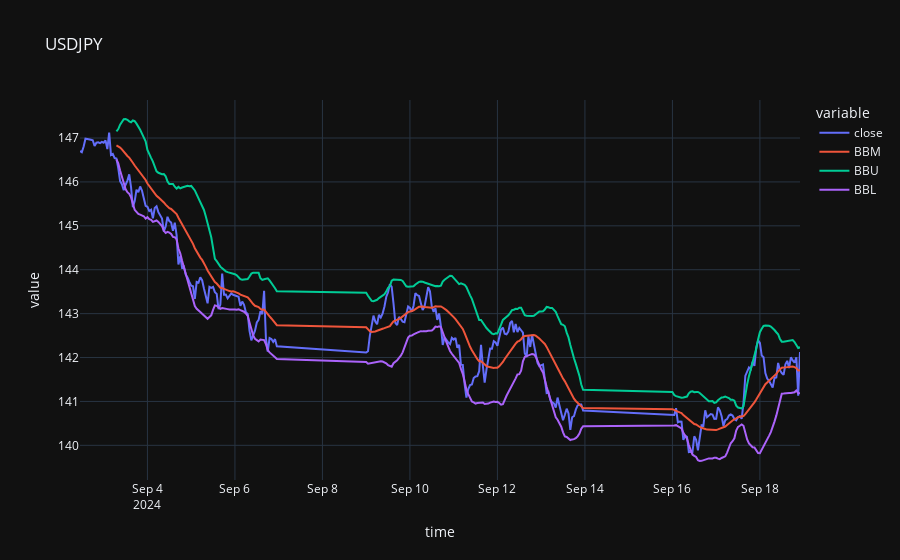
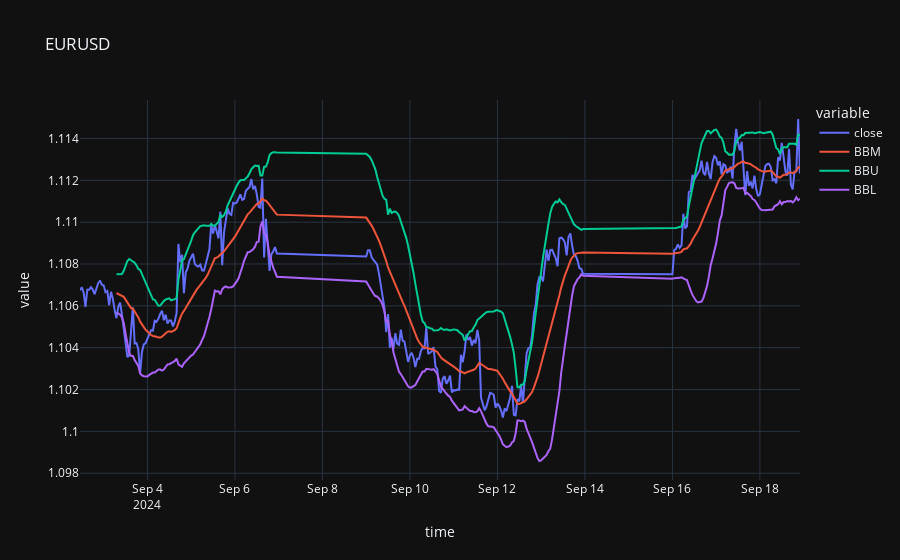
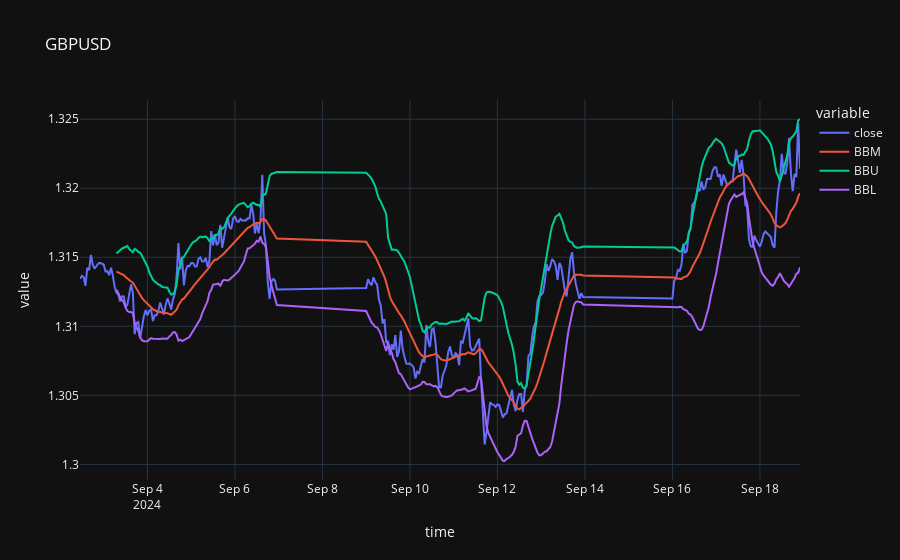
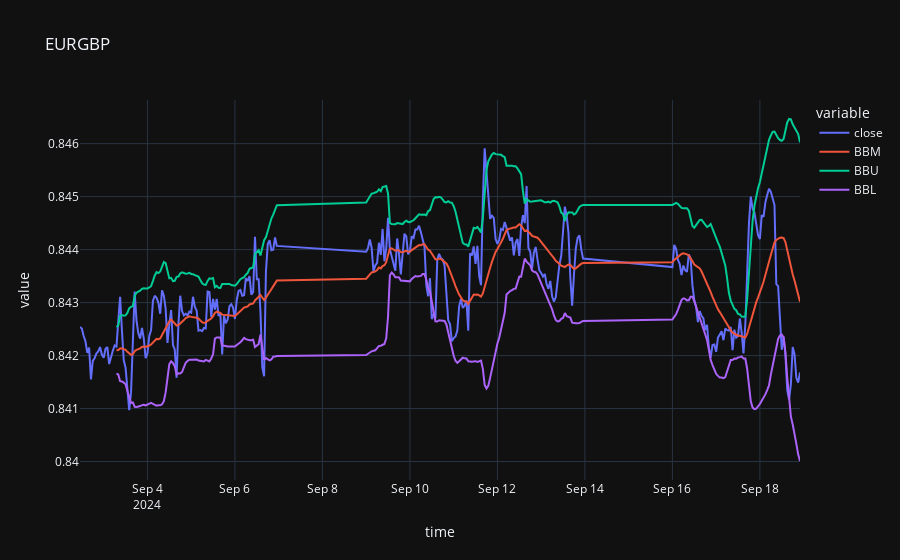

Notebook code cell kept with these figures, in order:
### Code cell
for symbol, df in mtd.data.items():
    plot_plotly(df, symbol, ['close', 'BBM', 'BBU', 'BBL'])

### Figure 1 — Plotly figure (JSON) as saved in the notebook; plotly's stock layout.template omitted (floating-point values rounded to 4 significant figures; data arrays with more than 128 entries replaced by an {"elided": "..."} marker saying what was removed)
{"data": [{"hovertemplate": "variable=close<br>time=%{x}<br>value=%{y}<extra></extra>", "legendgroup": "close", "line": {"color": "#636efa", "dash": "solid"}, "marker": {"symbol": "circle"}, "mode": "lines", "name": "close", "orientation": "v", "showlegend": true, "type": "scatter", "x": {"elided": "300 str values"}, "xaxis": "x", "y": {"elided": "300 float values"}, "yaxis": "y"}, {"hovertemplate": "variable=BBM<br>time=%{x}<br>value=%{y}<extra></extra>", "legendgroup": "BBM", "line": {"color": "#EF553B", "dash": "solid"}, "marker": {"symbol": "circle"}, "mode": "lines", "name": "BBM", "orientation": "v", "showlegend": true, "type": "scatter", "x": {"elided": "300 str values"}, "xaxis": "x", "y": {"elided": "300 float values"}, "yaxis": "y"}, {"hovertemplate": "variable=BBU<br>time=%{x}<br>value=%{y}<extra></extra>", "legendgroup": "BBU", "line": {"color": "#00cc96", "dash": "solid"}, "marker": {"symbol": "circle"}, "mode": "lines", "name": "BBU", "orientation": "v", "showlegend": true, "type": "scatter", "x": {"elided": "300 str values"}, "xaxis": "x", "y": {"elided": "300 float values"}, "yaxis": "y"}, {"hovertemplate": "variable=BBL<br>time=%{x}<br>value=%{y}<extra></extra>", "legendgroup": "BBL", "line": {"color": "#ab63fa", "dash": "solid"}, "marker": {"symbol": "circle"}, "mode": "lines", "name": "BBL", "orientation": "v", "showlegend": true, "type": "scatter", "x": {"elided": "300 str values"}, "xaxis": "x", "y": {"elided": "300 float values"}, "yaxis": "y"}], "layout": {"legend": {"title": {"text": "variable"}, "tracegroupgap": 0}, "title": {"text": "USDJPY"}, "xaxis": {"anchor": "y", "domain": [0, 1], "title": {"text": "time"}}, "yaxis": {"anchor": "x", "domain": [0, 1], "title": {"text": "value"}}}}

### Figure 2 — Plotly figure (JSON) as saved in the notebook; plotly's stock layout.template omitted (floating-point values rounded to 4 significant figures; data arrays with more than 128 entries replaced by an {"elided": "..."} marker saying what was removed)
{"data": [{"hovertemplate": "variable=close<br>time=%{x}<br>value=%{y}<extra></extra>", "legendgroup": "close", "line": {"color": "#636efa", "dash": "solid"}, "marker": {"symbol": "circle"}, "mode": "lines", "name": "close", "orientation": "v", "showlegend": true, "type": "scatter", "x": {"elided": "300 str values"}, "xaxis": "x", "y": {"elided": "300 float values"}, "yaxis": "y"}, {"hovertemplate": "variable=BBM<br>time=%{x}<br>value=%{y}<extra></extra>", "legendgroup": "BBM", "line": {"color": "#EF553B", "dash": "solid"}, "marker": {"symbol": "circle"}, "mode": "lines", "name": "BBM", "orientation": "v", "showlegend": true, "type": "scatter", "x": {"elided": "300 str values"}, "xaxis": "x", "y": {"elided": "300 float values"}, "yaxis": "y"}, {"hovertemplate": "variable=BBU<br>time=%{x}<br>value=%{y}<extra></extra>", "legendgroup": "BBU", "line": {"color": "#00cc96", "dash": "solid"}, "marker": {"symbol": "circle"}, "mode": "lines", "name": "BBU", "orientation": "v", "showlegend": true, "type": "scatter", "x": {"elided": "300 str values"}, "xaxis": "x", "y": {"elided": "300 float values"}, "yaxis": "y"}, {"hovertemplate": "variable=BBL<br>time=%{x}<br>value=%{y}<extra></extra>", "legendgroup": "BBL", "line": {"color": "#ab63fa", "dash": "solid"}, "marker": {"symbol": "circle"}, "mode": "lines", "name": "BBL", "orientation": "v", "showlegend": true, "type": "scatter", "x": {"elided": "300 str values"}, "xaxis": "x", "y": {"elided": "300 float values"}, "yaxis": "y"}], "layout": {"legend": {"title": {"text": "variable"}, "tracegroupgap": 0}, "title": {"text": "EURUSD"}, "xaxis": {"anchor": "y", "domain": [0, 1], "title": {"text": "time"}}, "yaxis": {"anchor": "x", "domain": [0, 1], "title": {"text": "value"}}}}

### Figure 3 — Plotly figure (JSON) as saved in the notebook; plotly's stock layout.template omitted (floating-point values rounded to 4 significant figures; data arrays with more than 128 entries replaced by an {"elided": "..."} marker saying what was removed)
{"data": [{"hovertemplate": "variable=close<br>time=%{x}<br>value=%{y}<extra></extra>", "legendgroup": "close", "line": {"color": "#636efa", "dash": "solid"}, "marker": {"symbol": "circle"}, "mode": "lines", "name": "close", "orientation": "v", "showlegend": true, "type": "scatter", "x": {"elided": "300 str values"}, "xaxis": "x", "y": {"elided": "300 float values"}, "yaxis": "y"}, {"hovertemplate": "variable=BBM<br>time=%{x}<br>value=%{y}<extra></extra>", "legendgroup": "BBM", "line": {"color": "#EF553B", "dash": "solid"}, "marker": {"symbol": "circle"}, "mode": "lines", "name": "BBM", "orientation": "v", "showlegend": true, "type": "scatter", "x": {"elided": "300 str values"}, "xaxis": "x", "y": {"elided": "300 float values"}, "yaxis": "y"}, {"hovertemplate": "variable=BBU<br>time=%{x}<br>value=%{y}<extra></extra>", "legendgroup": "BBU", "line": {"color": "#00cc96", "dash": "solid"}, "marker": {"symbol": "circle"}, "mode": "lines", "name": "BBU", "orientation": "v", "showlegend": true, "type": "scatter", "x": {"elided": "300 str values"}, "xaxis": "x", "y": {"elided": "300 float values"}, "yaxis": "y"}, {"hovertemplate": "variable=BBL<br>time=%{x}<br>value=%{y}<extra></extra>", "legendgroup": "BBL", "line": {"color": "#ab63fa", "dash": "solid"}, "marker": {"symbol": "circle"}, "mode": "lines", "name": "BBL", "orientation": "v", "showlegend": true, "type": "scatter", "x": {"elided": "300 str values"}, "xaxis": "x", "y": {"elided": "300 float values"}, "yaxis": "y"}], "layout": {"legend": {"title": {"text": "variable"}, "tracegroupgap": 0}, "title": {"text": "GBPUSD"}, "xaxis": {"anchor": "y", "domain": [0, 1], "title": {"text": "time"}}, "yaxis": {"anchor": "x", "domain": [0, 1], "title": {"text": "value"}}}}

### Figure 4 — Plotly figure (JSON) as saved in the notebook; plotly's stock layout.template omitted (floating-point values rounded to 4 significant figures; data arrays with more than 128 entries replaced by an {"elided": "..."} marker saying what was removed)
{"data": [{"hovertemplate": "variable=close<br>time=%{x}<br>value=%{y}<extra></extra>", "legendgroup": "close", "line": {"color": "#636efa", "dash": "solid"}, "marker": {"symbol": "circle"}, "mode": "lines", "name": "close", "orientation": "v", "showlegend": true, "type": "scatter", "x": {"elided": "300 str values"}, "xaxis": "x", "y": {"elided": "300 float values"}, "yaxis": "y"}, {"hovertemplate": "variable=BBM<br>time=%{x}<br>value=%{y}<extra></extra>", "legendgroup": "BBM", "line": {"color": "#EF553B", "dash": "solid"}, "marker": {"symbol": "circle"}, "mode": "lines", "name": "BBM", "orientation": "v", "showlegend": true, "type": "scatter", "x": {"elided": "300 str values"}, "xaxis": "x", "y": {"elided": "300 float values"}, "yaxis": "y"}, {"hovertemplate": "variable=BBU<br>time=%{x}<br>value=%{y}<extra></extra>", "legendgroup": "BBU", "line": {"color": "#00cc96", "dash": "solid"}, "marker": {"symbol": "circle"}, "mode": "lines", "name": "BBU", "orientation": "v", "showlegend": true, "type": "scatter", "x": {"elided": "300 str values"}, "xaxis": "x", "y": {"elided": "300 float values"}, "yaxis": "y"}, {"hovertemplate": "variable=BBL<br>time=%{x}<br>value=%{y}<extra></extra>", "legendgroup": "BBL", "line": {"color": "#ab63fa", "dash": "solid"}, "marker": {"symbol": "circle"}, "mode": "lines", "name": "BBL", "orientation": "v", "showlegend": true, "type": "scatter", "x": {"elided": "300 str values"}, "xaxis": "x", "y": {"elided": "300 float values"}, "yaxis": "y"}], "layout": {"legend": {"title": {"text": "variable"}, "tracegroupgap": 0}, "title": {"text": "EURGBP"}, "xaxis": {"anchor": "y", "domain": [0, 1], "title": {"text": "time"}}, "yaxis": {"anchor": "x", "domain": [0, 1], "title": {"text": "value"}}}}
